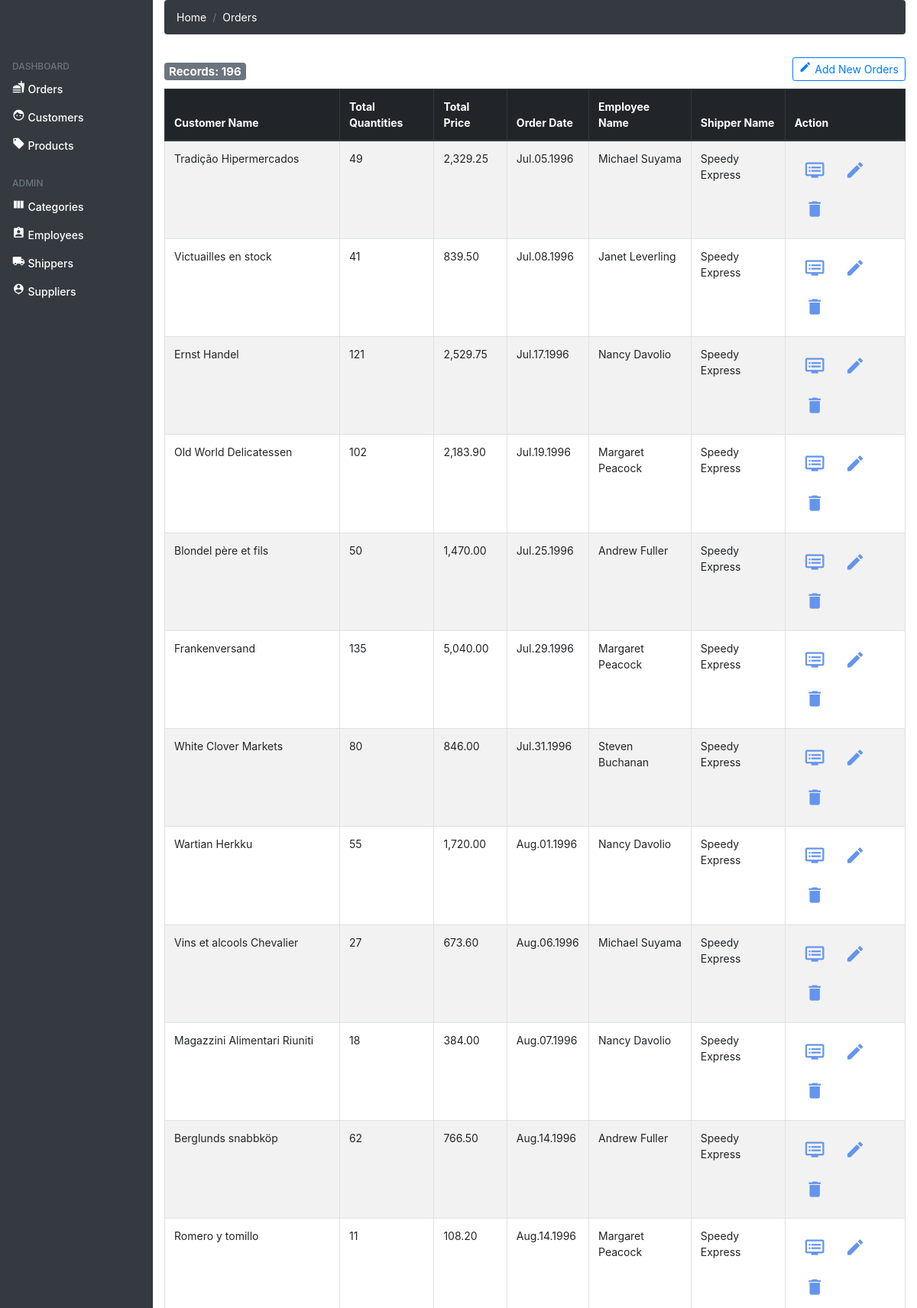
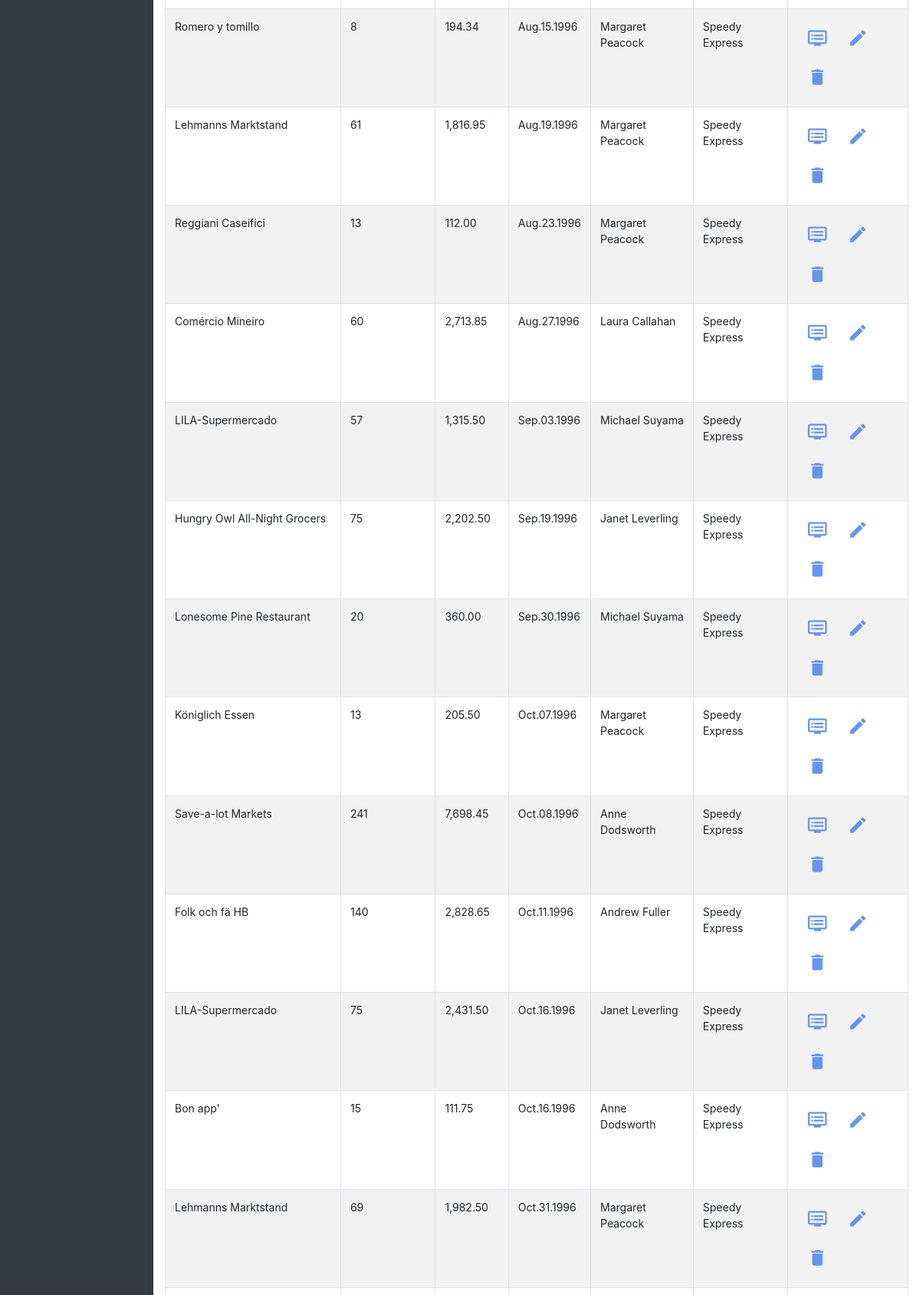
The page /views/orders/index.php (upper part) on the database its author committed (2 pictures, top to bottom).
### tables this page shows
CREATE TABLE Orders (
	OrderID INT(6) UNSIGNED NOT NULL AUTO_INCREMENT PRIMARY KEY, 
    CustomerID INT(6) UNSIGNED NOT NULL, 
    EmployeeID INT(6) UNSIGNED NOT NULL,
    OrderDate DATE NOT NULL, 
    ShipperID INT(6) UNSIGNED NOT NULL, 
    CONSTRAINT `FK_CustomerID` FOREIGN KEY (CustomerID) REFERENCES Customers (CustomerID),
    CONSTRAINT `FK_EmployeeID` FOREIGN KEY (EmployeeID) REFERENCES Employees (EmployeeID),
    CONSTRAINT `FK_ShipperID` FOREIGN KEY (ShipperID) REFERENCES Shippers (ShipperID)
);

CREATE TABLE Customers (
	CustomerID INT(11) UNSIGNED NOT NULL AUTO_INCREMENT PRIMARY KEY, 
    CustomerName VARCHAR(200), 
    ContactName VARCHAR(200),
    Address VARCHAR(200),
    City VARCHAR(200),
    PostalCode VARCHAR(20),
    Country VARCHAR(50)
);

CREATE TABLE Shippers (
	ShipperID INT(6) UNSIGNED NOT NULL AUTO_INCREMENT PRIMARY KEY, 
    ShipperName VARCHAR(200) NOT NULL,
    Phone VARCHAR(20) NOT NULL
);

### views/orders/index.php (the view, shortened to what this page needs)
<!DOCTYPE html>
<html>
    <?php include_once "./header.php.inc" ?>
    <body>
        <?php
            include_once "../../nav.php";
            include_once "./breadcrumb.php.inc";
        ?>
        <div class="offset-md-2 col-md-10">
            <?php
                include "../../confi/database.php";
                $query = "SELECT o.OrderID, c.CustomerName, CONCAT(e.FirstName, ' ', e.LastName) as EmployeeName, o.OrderDate, s.ShipperName, od.Qts, od.TotalPrice
                          FROM Orders o, Customers c, Employees e, Shippers s,
                                (SELECT sod.OrderID, SUM(sod.Quantity) AS Qts, SUM(sod.Quantity * sp.Price) AS TotalPrice
                                    FROM Orderdetails sod, Products sp
                                    WHERE sod.ProductID = sp.ProductID
                                    GROUP BY sod.OrderID) od
                          WHERE o.CustomerID = c.CustomerID AND o.EmployeeID = e.EmployeeID AND o.ShipperID = s.ShipperID AND o.OrderID = od.OrderID";
                $stmt = $con->prepare($query);
                $stmt->execute();
                $num = $stmt->rowCount();
                echo "<div class='row'>";
                echo "<div class='col-md-2' style='margin: 15px 0px 0px 0px;'>";
                echo "<h5><span class='badge badge-secondary'>Records: {$num}</span></h5>";
                echo "</div>";
                echo "<div class='col-md-10 text-right' style='margin: 10px 0px;'>";
                echo "<a href='./create.php' class='btn btn-outline-primary btn-sm'><i class='material-icons'>create</i> Add New Orders</a>";
                echo "</div>";
                echo "</div>";
                if($num > 0){
                    echo "<table class='table table-hover table-striped table-bordered'>";
                    echo "<thead class='thead-dark'>";
                    echo "<tr>";
                    echo "<th>Customer Name</th>";
                    echo "<th>Total Quantities</th>";
                    echo "<th>Total Price</th>";
                    echo "<th>Order Date</th>";
                    echo "<th>Employee Name</th>";
                    echo "<th>Shipper Name</th>";
                    echo "<th>Action</th>";
                    echo "</thead>";
                    echo "<tbody>";
                    while($row = $stmt->fetch(PDO::FETCH_ASSOC)){
                        extract($row);
                        echo "<tr>";
                        echo "<td>".utf8_encode($CustomerName)."</td>";
                        echo "<td>".$Qts."</td>";
                        echo "<td>".number_format($TotalPrice, 2, '.', ',')."</td>";
                        echo "<td>".date_format(date_create($OrderDate), "M.d.Y")."</td>";
                        echo "<td>".utf8_encode($EmployeeName)."</td>";
                        echo "<td>".utf8_encode($ShipperName)."</td>";
                        echo "<td>";
                        echo "<a href='read.php?id={$OrderID}' class='btn-img-info'><i class='material-icons btn' title='view'>dvr</i></a>";
                        echo "<a href='update.php?id={$OrderID}' class='btn-img-info'><i class='material-icons btn' title='update'>edit</i></a>";
                        echo "<a href='#' onclick='delete_order({$OrderID});' class='btn-img-info'><i class='material-icons btn' title='delete'>delete</i></a>";
                        echo "</td>";
                        echo "</tr>";
                    }
                    echo "</tbody>";
                    echo "</table>";
                }else{
                    echo "<div class='alert alert-danger'>No records found.</div>";
                }
            ?>
        </div>
    </body>
</html>

### commons/style.css (style rules this page uses)
body { font-size: .875rem; }
i { font-size: 1.2em !important; }
.btn-img-info { font-size: 1.6em !important; color: cornflowerblue !important; padding: 0 !important; }
.row { margin-top: 20px !important; }
.btn { line-height: 1.4 !important; }

### rows shown on the page
orders: CustomerID.CustomerName "Tradição Hipermercados", Qts "49", TotalPrice "2,329.25", OrderDate "Jul.05.1996", EmployeeName "Michael Suyama", ShipperID.ShipperName "Speedy Express"
orders: CustomerID.CustomerName "Victuailles en stock", Qts "41", TotalPrice "839.50", OrderDate "Jul.08.1996", EmployeeName "Janet Leverling", ShipperID.ShipperName "Speedy Express"
orders: CustomerID.CustomerName "Ernst Handel", Qts "121", TotalPrice "2,529.75", OrderDate "Jul.17.1996", EmployeeName "Nancy Davolio", ShipperID.ShipperName "Speedy Express"
orders: CustomerID.CustomerName "Old World Delicatessen", Qts "102", TotalPrice "2,183.90", OrderDate "Jul.19.1996", EmployeeName "Margaret Peacock", ShipperID.ShipperName "Speedy Express"
orders: CustomerID.CustomerName "Blondel père et fils", Qts "50", TotalPrice "1,470.00", OrderDate "Jul.25.1996", EmployeeName "Andrew Fuller", ShipperID.ShipperName "Speedy Express"
orders: CustomerID.CustomerName "Frankenversand", Qts "135", TotalPrice "5,040.00", OrderDate "Jul.29.1996", EmployeeName "Margaret Peacock", ShipperID.ShipperName "Speedy Express"
orders: CustomerID.CustomerName "White Clover Markets", Qts "80", TotalPrice "846.00", OrderDate "Jul.31.1996", EmployeeName "Steven Buchanan", ShipperID.ShipperName "Speedy Express"
orders: CustomerID.CustomerName "Wartian Herkku", Qts "55", TotalPrice "1,720.00", OrderDate "Aug.01.1996", EmployeeName "Nancy Davolio", ShipperID.ShipperName "Speedy Express"
orders: CustomerID.CustomerName "Vins et alcools Chevalier", Qts "27", TotalPrice "673.60", OrderDate "Aug.06.1996", EmployeeName "Michael Suyama", ShipperID.ShipperName "Speedy Express"
orders: CustomerID.CustomerName "Magazzini Alimentari Riuniti", Qts "18", TotalPrice "384.00", OrderDate "Aug.07.1996", EmployeeName "Nancy Davolio", ShipperID.ShipperName "Speedy Express"
orders: CustomerID.CustomerName "Berglunds snabbköp", Qts "62", TotalPrice "766.50", OrderDate "Aug.14.1996", EmployeeName "Andrew Fuller", ShipperID.ShipperName "Speedy Express"
orders: CustomerID.CustomerName "Romero y tomillo", Qts "11", TotalPrice "108.20", OrderDate "Aug.14.1996", EmployeeName "Margaret Peacock", ShipperID.ShipperName "Speedy Express"
orders: CustomerID.CustomerName "Romero y tomillo", Qts "8", TotalPrice "194.34", OrderDate "Aug.15.1996", EmployeeName "Margaret Peacock", ShipperID.ShipperName "Speedy Express"
orders: CustomerID.CustomerName "Lehmanns Marktstand", Qts "61", TotalPrice "1,816.95", OrderDate "Aug.19.1996", EmployeeName "Margaret Peacock", ShipperID.ShipperName "Speedy Express"
orders: CustomerID.CustomerName "Reggiani Caseifici", Qts "13", TotalPrice "112.00", OrderDate "Aug.23.1996", EmployeeName "Margaret Peacock", ShipperID.ShipperName "Speedy Express"
orders: CustomerID.CustomerName "Comércio Mineiro", Qts "60", TotalPrice "2,713.85", OrderDate "Aug.27.1996", EmployeeName "Laura Callahan", ShipperID.ShipperName "Speedy Express"
orders: CustomerID.CustomerName "LILA-Supermercado", Qts "57", TotalPrice "1,315.50", OrderDate "Sep.03.1996", EmployeeName "Michael Suyama", ShipperID.ShipperName "Speedy Express"
orders: CustomerID.CustomerName "Hungry Owl All-Night Grocers", Qts "75", TotalPrice "2,202.50", OrderDate "Sep.19.1996", EmployeeName "Janet Leverling", ShipperID.ShipperName "Speedy Express"
orders: CustomerID.CustomerName "Lonesome Pine Restaurant", Qts "20", TotalPrice "360.00", OrderDate "Sep.30.1996", EmployeeName "Michael Suyama", ShipperID.ShipperName "Speedy Express"
orders: CustomerID.CustomerName "Königlich Essen", Qts "13", TotalPrice "205.50", OrderDate "Oct.07.1996", EmployeeName "Margaret Peacock", ShipperID.ShipperName "Speedy Express"
orders: CustomerID.CustomerName "Save-a-lot Markets", Qts "241", TotalPrice "7,698.45", OrderDate "Oct.08.1996", EmployeeName "Anne Dodsworth", ShipperID.ShipperName "Speedy Express"
orders: CustomerID.CustomerName "Folk och fä HB", Qts "140", TotalPrice "2,828.65", OrderDate "Oct.11.1996", EmployeeName "Andrew Fuller", ShipperID.ShipperName "Speedy Express"
orders: CustomerID.CustomerName "LILA-Supermercado", Qts "75", TotalPrice "2,431.50", OrderDate "Oct.16.1996", EmployeeName "Janet Leverling", ShipperID.ShipperName "Speedy Express"
orders: CustomerID.CustomerName "Bon app'", Qts "15", TotalPrice "111.75", OrderDate "Oct.16.1996", EmployeeName "Anne Dodsworth", ShipperID.ShipperName "Speedy Express"
orders: CustomerID.CustomerName "Lehmanns Marktstand", Qts "69", TotalPrice "1,982.50", OrderDate "Oct.31.1996", EmployeeName "Margaret Peacock", ShipperID.ShipperName "Speedy Express"

### other values the page prints
$num "196"
